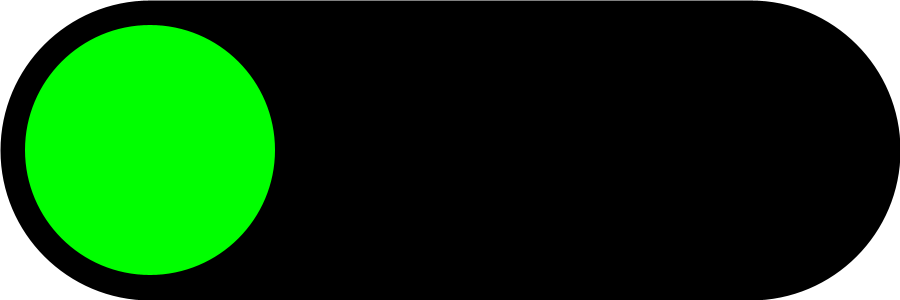
Frame 1 (no input)
Frame 60 (the mouse pressed at the canvas centre just before this capture): identical to frame 1, image omitted
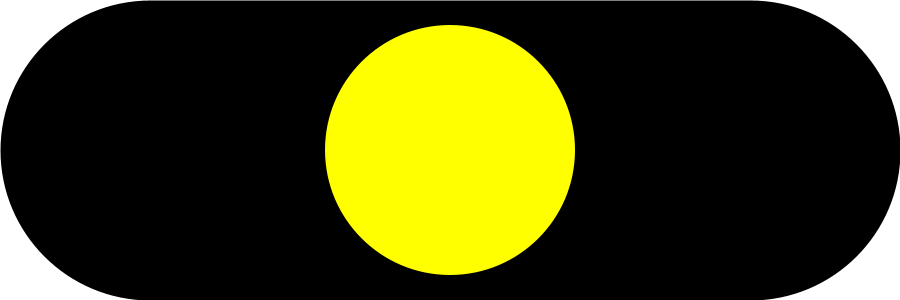
Frame 120 (the mouse held since frame 60 and released just before this capture)

The Processing sketch that drew these frames (run headless with seeded random() and noise(); from frame 60 on, the mouse is pressed at the canvas centre):

// Processing sketch: Exercise3
// ── Exercise3.pde
void setup() {
    size(900, 300);
}

void draw() {
    background(255);
    stroke(0);
    strokeWeight(300);
    line(150,150,750,150);
    noStroke();
    if (mouseX > width/3*2) {
        fill(255, 0, 0);
        ellipse(width/6*5, height/2, 250, 250);
    } else if (mouseX > width/3) {
        fill(255, 255, 0);
        ellipse(width/6*3, height/2, 250, 250);
    } else {
        fill(0, 255, 0);
        ellipse(width/6, height/2, 250, 250);
    }
}
